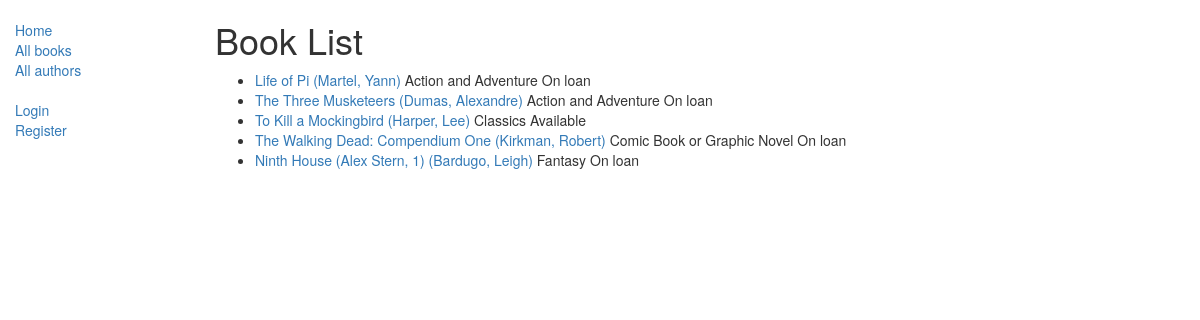
Page /catalog/books/ on the earlier database version.
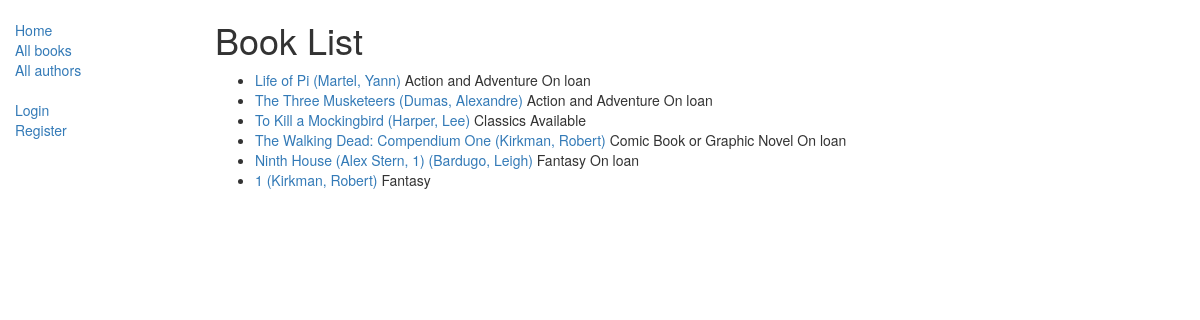
Same page on the later database version.
### catalog/models.py (models this page shows, shortened)
class Book(models.Model):
    title = models.CharField(max_length=200)
    author = models.ForeignKey('Author', on_delete=models.SET_NULL, null=True)
    summary = models.TextField(max_length=1000, help_text="Enter a brief description of the book")
    isbn = models.CharField('ISBN',max_length=13, help_text='13 Character <a href="https://www.isbn-international.org/content/what-isbn">ISBN number</a>')
    genre = models.ManyToManyField(Genre, help_text="Select a genre for this book")
    language = models.ForeignKey('Language', on_delete=models.SET_NULL, null=True)
    def get_absolute_url(self):
        return reverse('book-detail', args=[str(self.id)])
    def display_genre(self):
        """
        Creates a string for the Genre. This is required to display genre in Admin.
        """
        return ', '.join([ genre.name for genre in self.genre.all()[:3] ])
    display_genre.short_description = 'Genre'

class Author(models.Model):
    first_name = models.CharField(max_length=100)
    last_name = models.CharField(max_length=100)
    date_of_birth = models.DateField(null=True, blank=True)
    date_of_death = models.DateField('Died', null=True, blank=True)
    def __str__(self):
        return '%s, %s' % (self.last_name, self.first_name)

class Genre(models.Model):
    name = models.CharField(max_length=200, help_text="Enter a book genre (e.g. Science Fiction, French Poetry etc.)")
    def __str__(self):
        return self.name

class BookInstance(models.Model):
    id = models.UUIDField(primary_key=True, default=uuid.uuid4, help_text="Unique ID for this particular book across whole library")
    book = models.ForeignKey('Book', on_delete=models.SET_NULL, null=True)
    imprint = models.CharField(max_length=200)
    due_back = models.DateField(null=True, blank=True)
    LOAN_STATUS = (
        ('m', 'Maintenance'),
        ('o', 'On loan'),
        ('a', 'Available'),
        ('r', 'Reserved'),
    )
    status = models.CharField(max_length=1, choices=LOAN_STATUS, blank=True, default='m', help_text='Book availability')
    class Meta:
        ordering = ["due_back"]
        permissions = (("can_mark_returned", "Set book as returned"),)
    borrower = models.ForeignKey(User, on_delete=models.SET_NULL, null=True, blank=True)

### catalog/views.py (the view)
# urls.py: path('books/', views.BookListView.as_view(), name='books'),
class BookListView(generic.ListView):
    model = Book
    paginate_by = 10

### catalog/templates/catalog/book_list.html
{% extends "base_generic.html" %}
{% block content %}
    <h1>Book List</h1>
    {% if book_list %}
    <ul>
      {% for book in book_list %}
      <li>
        <a href="{{ book.get_absolute_url }}">{{ book.title }}
		({{book.author}}) </a>{% for genre in book.genre.all %}
		{{ genre }}{% if not forloop.last %}, {% endif %}{% endfor %}
		{% for copy in book.bookinstance_set.all %}{{ copy.get_status_display }}{% endfor %}
      </li>
      {% endfor %}
    </ul>
    {% else %}
      <p>There are no books in the library.</p>
    {% endif %}
{% endblock %}

Differences in the rows shown:
added Book: title "1", author "Kirkman, Robert", Genre (name "Fantasy")
